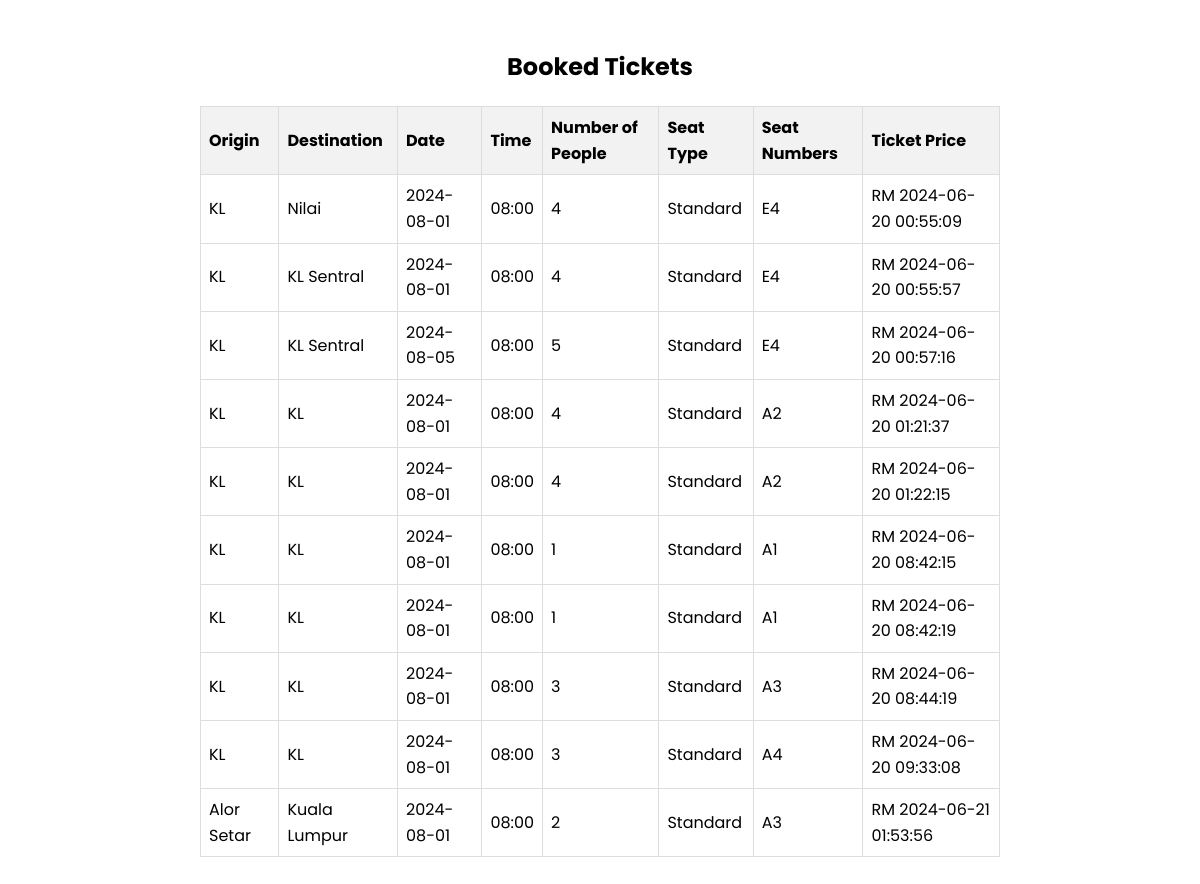
The app's page /ticket, older data.
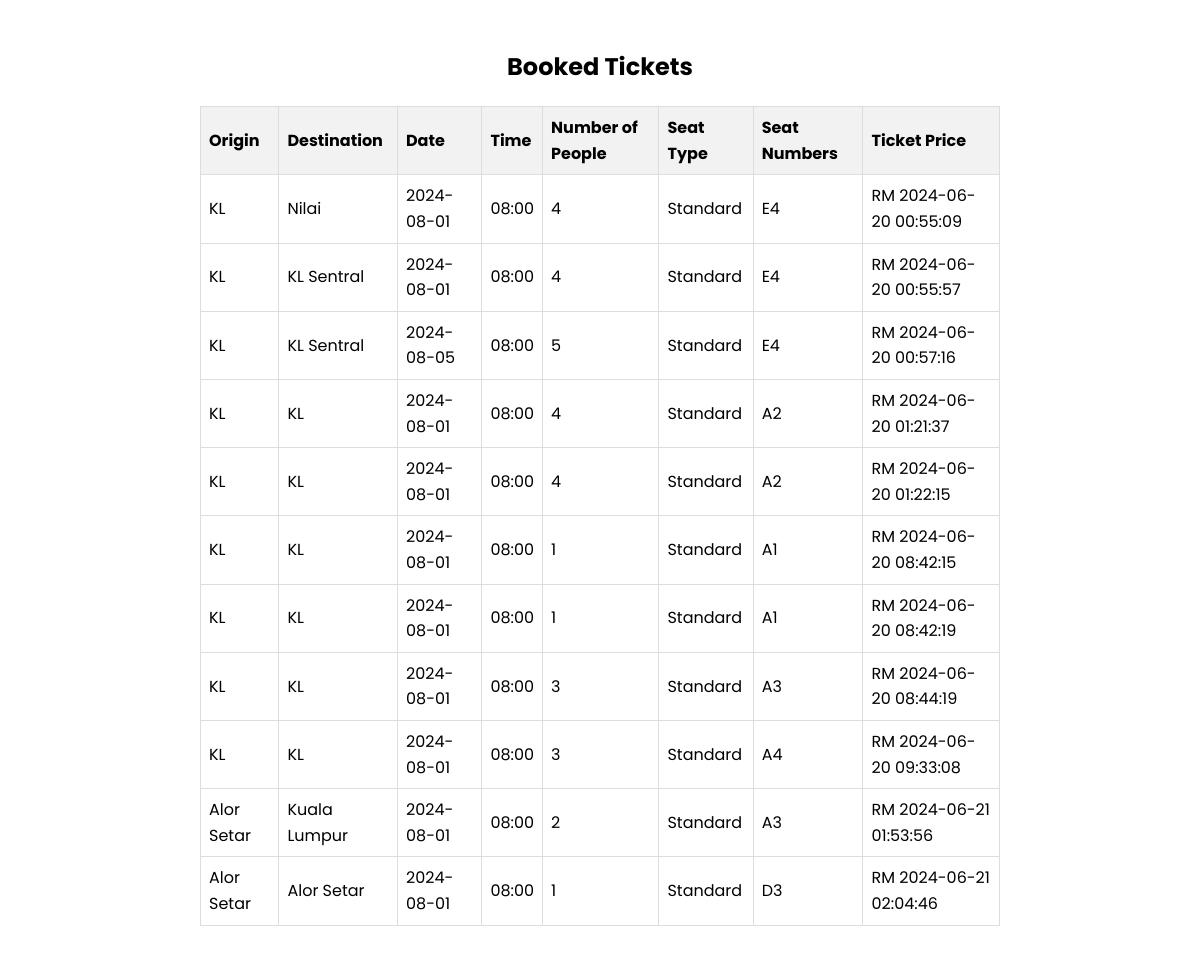
The same page, newer data.
### tables this page shows
CREATE TABLE "bookings" (
	"id"	INTEGER,
	"origin"	TEXT NOT NULL,
	"destination"	TEXT NOT NULL,
	"date"	TEXT NOT NULL,
	"time"	TEXT NOT NULL,
	"num_people"	INTEGER NOT NULL,
	"seat_type"	TEXT NOT NULL,
	"seat_number"	TEXT NOT NULL,
	"created_at"	TIMESTAMP DEFAULT CURRENT_TIMESTAMP,
	PRIMARY KEY("id" AUTOINCREMENT)
);

### RailwayGo/auth.py (the view)
@auth.route('/ticket')
def ticket():
    conn = get_db_connection()
    cursor = conn.cursor()
    cursor.execute("SELECT * FROM bookings")
    rows = cursor.fetchall()
    bookings = []
    for row in rows:
        booking = {
            'origin': row[1],
            'destination': row[2],
            'date': row[3],
            'time': row[4],
            'num_people': row[5],
            'seat_type': row[6],
            'seat_numbers': row[7].split(', '),  # Assuming seat_numbers are stored as comma-separated string in database
            'ticket_price': row[8]
        }
        bookings.append(booking)
    conn.close()
    return render_template('ticket_ktm.html', bookings=bookings)

### RailwayGo/auth.py (called while the page is built)
def get_db_connection():
    conn = sqlite3.connect('database.db')
    conn.row_factory = sqlite3.Row
    return conn

### RailwayGo/templates/ticket_ktm.html (shortened to what this page needs)
<!DOCTYPE html>
<html lang="en">
<head>
</head>
<body>
<div class="container">
    <h2>Booked Tickets</h2>
    <table>
        <thead>
            <tr>
                <th>Origin</th>
                <th>Destination</th>
                <th>Date</th>
                <th>Time</th>
                <th>Number of People</th>
                <th>Seat Type</th>
                <th>Seat Numbers</th>
                <th>Ticket Price</th>
            </tr>
        </thead>
        <tbody>
            {% for booking in bookings %}
            <tr>
                <td>{{ booking['origin'] }}</td>
                <td>{{ booking['destination'] }}</td>
                <td>{{ booking['date'] }}</td>
                <td>{{ booking['time'] }}</td>
                <td>{{ booking['num_people'] }}</td>
                <td>{{ booking['seat_type'] }}</td>
                <td>
                    {% for seat_number in booking['seat_numbers'] %}
                        {{ seat_number }}
                    {% endfor %}
                </td>
                <td>RM {{ booking['ticket_price'] }}</td>
            </tr>
            {% endfor %}
        </tbody>
    </table>
</div>
</body>
</html>

### RailwayGo/templates/ticket_ktm.html (style rules this page uses)
body { font-family: 'Poppins', sans-serif; line-height: 1.6; padding: 20px; }
table { width: 100%; border-collapse: collapse; margin-top: 20px; }
th, td { border: 1px solid #ddd; padding: 8px; text-align: left; }
th { background-color: #f2f2f2; }
.container { max-width: 800px; margin: 0 auto; }
h2 { text-align: center; }

Row changes from the older to the newer data that the page shows:
added bookings: origin "Alor Setar", destination "Alor Setar", date "2024-08-01", time "08:00", num_people "1", seat_type "Standard", seat_number "D3", ticket_price "2024-06-21 02:04:46"
